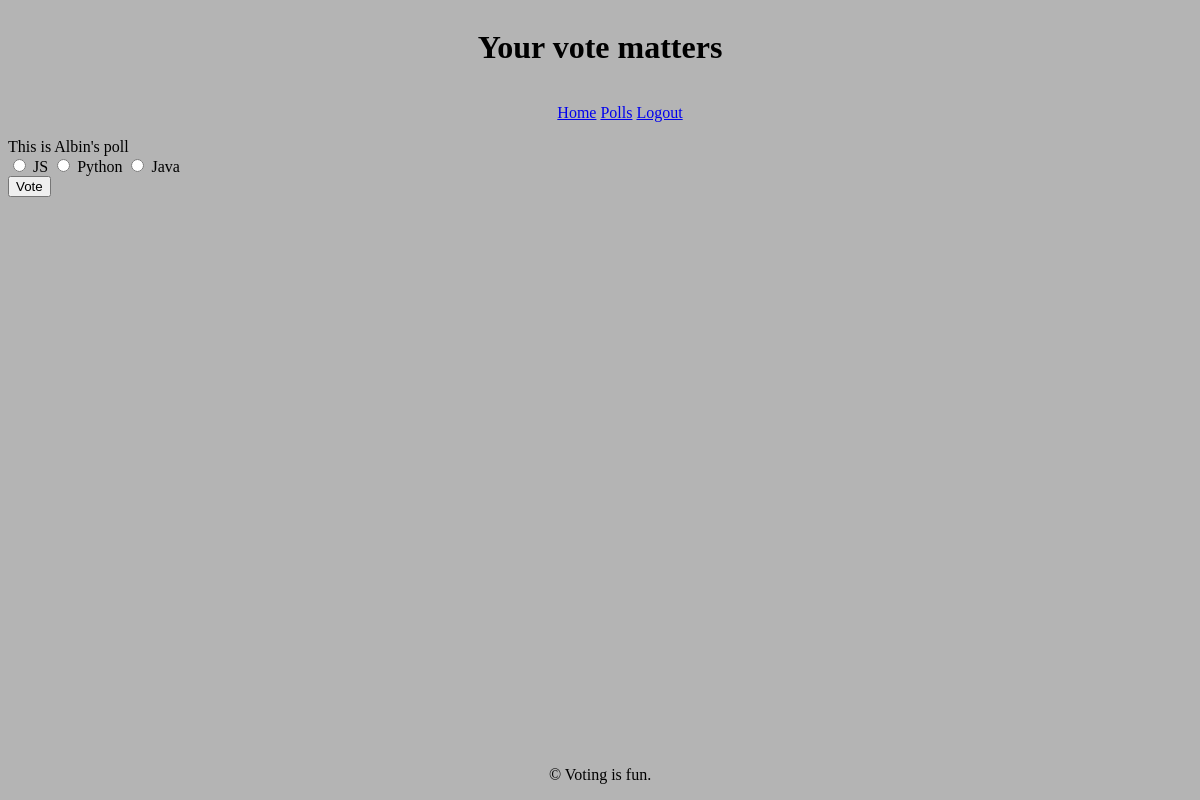
/vote/5/ (signed in), run on an earlier commit of the app's database.
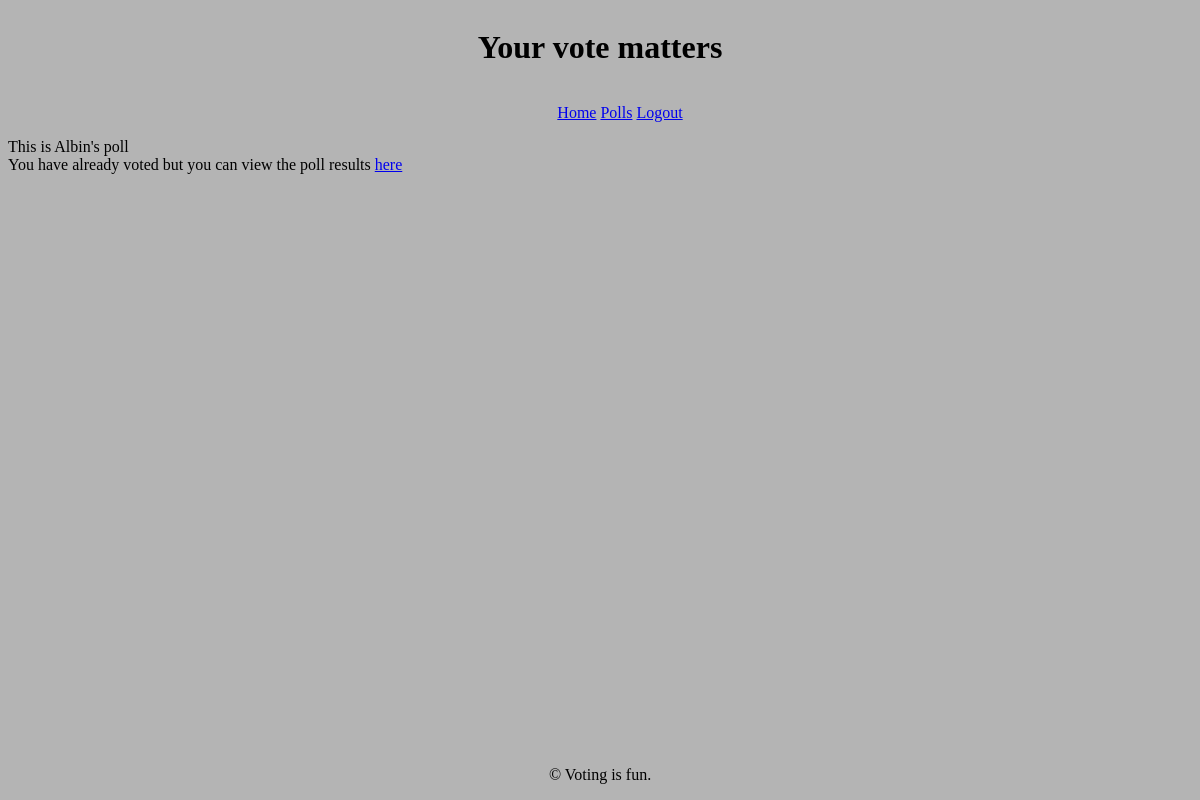
And on a later commit of the database.
### polls/models.py (models this page shows, shortened)
class Poll(models.Model):
    question = models.CharField(max_length=255, blank=False, null=False)
    option_one = models.CharField(max_length=50)
    option_two = models.CharField(max_length=50)
    option_three = models.CharField(max_length=50)
    option_one_votes = models.IntegerField(default=0)
    option_two_votes = models.IntegerField(default=0)
    option_three_votes = models.IntegerField(default=0)
    user_has_voted = models.BooleanField(default=False)
    user = models.ForeignKey(CustomUser, on_delete=models.CASCADE)

### polls/views.py (the view, shortened to what this page needs)
# urls.py: path('vote/<poll_id>/', views.vote_view, name='vote'),
@csrf_protect
@login_required(login_url='login')
def vote_view(request, poll_id):
    poll = Poll.objects.get(pk=poll_id)
    context =  {
        'poll': poll ,
        'has_voted': poll.user_has_voted,
    }
    if poll.user_has_voted:
            return render(request, 'polls/vote.html', context)
    return render(request, 'polls/vote.html', context)

### polls/templates/polls/vote.html (shortened to what this page needs)
{% extends "polls/base.html" %}
{% block content %}
<form method="POST">
    <div class="vote-poll">
        <div class="question-title">
            {{ poll.question }}
        </div>
        {% if not poll.user_has_voted %}
        <div class="radio">
            <label>
                <input type="radio" name="poll" value="option1">
                {{ poll.option_one }}
            </label>
            <label>
                <input type="radio" name="poll" value="option2">
                {{ poll.option_two }}
            </label>
            <label>
                <input type="radio" name="poll" value="option3">
                {{ poll.option_three }}
            </label>
        </div>
    <button type="submit">Vote</button>
    {% else %}
    <span>You have already voted but you can view the poll results</span>
    <a href="{% url 'results' poll.id %}">here</a>
    {% endif %}
    </div>
</form>
{% endblock %}

What changed in the data, as far as the page shows it:
changed Poll "This is Albin's poll": user_has_voted False → True (drawn); option_one "JS" → (not shown); option_two "Python" → (not shown); option_three "Java" → (not shown)
Also different on the page:
form field poll: "☐ JS" → (not shown)
form field poll: "☐ Python" → (not shown)
form field poll: "☐ Java" → (not shown)
text no longer shown: "Vote"
text now shown: "You have already voted but you can view the poll results here"
